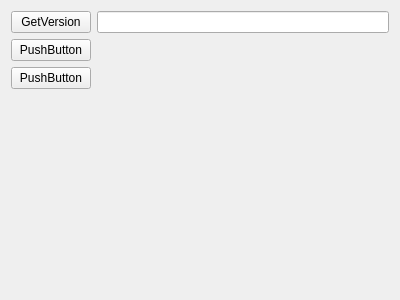
<?xml version="1.0" encoding="UTF-8"?>
<ui version="4.0">
 <class>CoreWidget</class>
 <widget class="QWidget" name="CoreWidget">
  <property name="geometry">
   <rect>
    <x>0</x>
    <y>0</y>
    <width>400</width>
    <height>300</height>
   </rect>
  </property>
  <property name="windowTitle">
   <string>Form</string>
  </property>
  <layout class="QVBoxLayout" name="verticalLayout">
   <item>
    <layout class="QFormLayout" name="formLayout">
     <item row="0" column="0">
      <widget class="QPushButton" name="btGetVersion">
       <property name="text">
        <string>GetVersion</string>
       </property>
      </widget>
     </item>
     <item row="0" column="1">
      <widget class="QLineEdit" name="leGetVersion"/>
     </item>
     <item row="1" column="0">
      <widget class="QPushButton" name="pushButton_2">
       <property name="text">
        <string>PushButton</string>
       </property>
      </widget>
     </item>
     <item row="2" column="0">
      <widget class="QPushButton" name="pushButton_3">
       <property name="text">
        <string>PushButton</string>
       </property>
      </widget>
     </item>
    </layout>
   </item>
   <item>
    <spacer name="verticalSpacer">
     <property name="orientation">
      <enum>Qt::Vertical</enum>
     </property>
     <property name="sizeHint" stdset="0">
      <size>
       <width>20</width>
       <height>135</height>
      </size>
     </property>
    </spacer>
   </item>
  </layout>
 </widget>
 <resources/>
 <connections/>
</ui>
